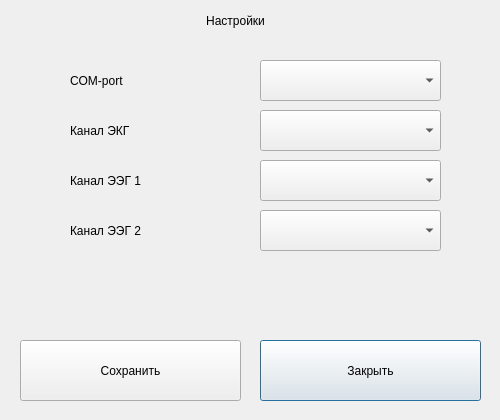
<?xml version="1.0" encoding="UTF-8"?>
<ui version="4.0">
 <class>DialogOpenBciSetting</class>
 <widget class="QDialog" name="DialogOpenBciSetting">
  <property name="windowModality">
   <enum>Qt::ApplicationModal</enum>
  </property>
  <property name="geometry">
   <rect>
    <x>0</x>
    <y>0</y>
    <width>500</width>
    <height>420</height>
   </rect>
  </property>
  <property name="windowTitle">
   <string>Dialog</string>
  </property>
  <property name="modal">
   <bool>true</bool>
  </property>
  <widget class="QPushButton" name="pushButtonClose">
   <property name="geometry">
    <rect>
     <x>260</x>
     <y>340</y>
     <width>221</width>
     <height>61</height>
    </rect>
   </property>
   <property name="text">
    <string>Закрыть</string>
   </property>
  </widget>
  <widget class="QPushButton" name="pushButtonSave">
   <property name="geometry">
    <rect>
     <x>20</x>
     <y>340</y>
     <width>221</width>
     <height>61</height>
    </rect>
   </property>
   <property name="text">
    <string>Сохранить</string>
   </property>
  </widget>
  <widget class="QLabel" name="label">
   <property name="geometry">
    <rect>
     <x>70</x>
     <y>60</y>
     <width>181</width>
     <height>41</height>
    </rect>
   </property>
   <property name="text">
    <string>COM-port</string>
   </property>
  </widget>
  <widget class="QLabel" name="label_2">
   <property name="geometry">
    <rect>
     <x>70</x>
     <y>110</y>
     <width>181</width>
     <height>41</height>
    </rect>
   </property>
   <property name="text">
    <string>Канал ЭКГ</string>
   </property>
  </widget>
  <widget class="QLabel" name="label_3">
   <property name="geometry">
    <rect>
     <x>70</x>
     <y>160</y>
     <width>181</width>
     <height>41</height>
    </rect>
   </property>
   <property name="text">
    <string>Канал ЭЭГ 1</string>
   </property>
  </widget>
  <widget class="QLabel" name="label_4">
   <property name="geometry">
    <rect>
     <x>70</x>
     <y>210</y>
     <width>181</width>
     <height>41</height>
    </rect>
   </property>
   <property name="text">
    <string>Канал ЭЭГ 2</string>
   </property>
  </widget>
  <widget class="QLabel" name="label_5">
   <property name="geometry">
    <rect>
     <x>0</x>
     <y>0</y>
     <width>471</width>
     <height>41</height>
    </rect>
   </property>
   <property name="text">
    <string>Настройки</string>
   </property>
   <property name="alignment">
    <set>Qt::AlignCenter</set>
   </property>
  </widget>
  <widget class="QComboBox" name="comboBoxComPort">
   <property name="geometry">
    <rect>
     <x>260</x>
     <y>60</y>
     <width>181</width>
     <height>41</height>
    </rect>
   </property>
  </widget>
  <widget class="QComboBox" name="comboBoxECG">
   <property name="geometry">
    <rect>
     <x>260</x>
     <y>110</y>
     <width>181</width>
     <height>41</height>
    </rect>
   </property>
  </widget>
  <widget class="QComboBox" name="comboBoxEEG1">
   <property name="geometry">
    <rect>
     <x>260</x>
     <y>160</y>
     <width>181</width>
     <height>41</height>
    </rect>
   </property>
  </widget>
  <widget class="QComboBox" name="comboBoxEEG2">
   <property name="geometry">
    <rect>
     <x>260</x>
     <y>210</y>
     <width>181</width>
     <height>41</height>
    </rect>
   </property>
  </widget>
  <widget class="QLabel" name="labelInfo">
   <property name="geometry">
    <rect>
     <x>20</x>
     <y>280</y>
     <width>461</width>
     <height>41</height>
    </rect>
   </property>
   <property name="text">
    <string/>
   </property>
  </widget>
 </widget>
 <resources/>
 <connections/>
</ui>
